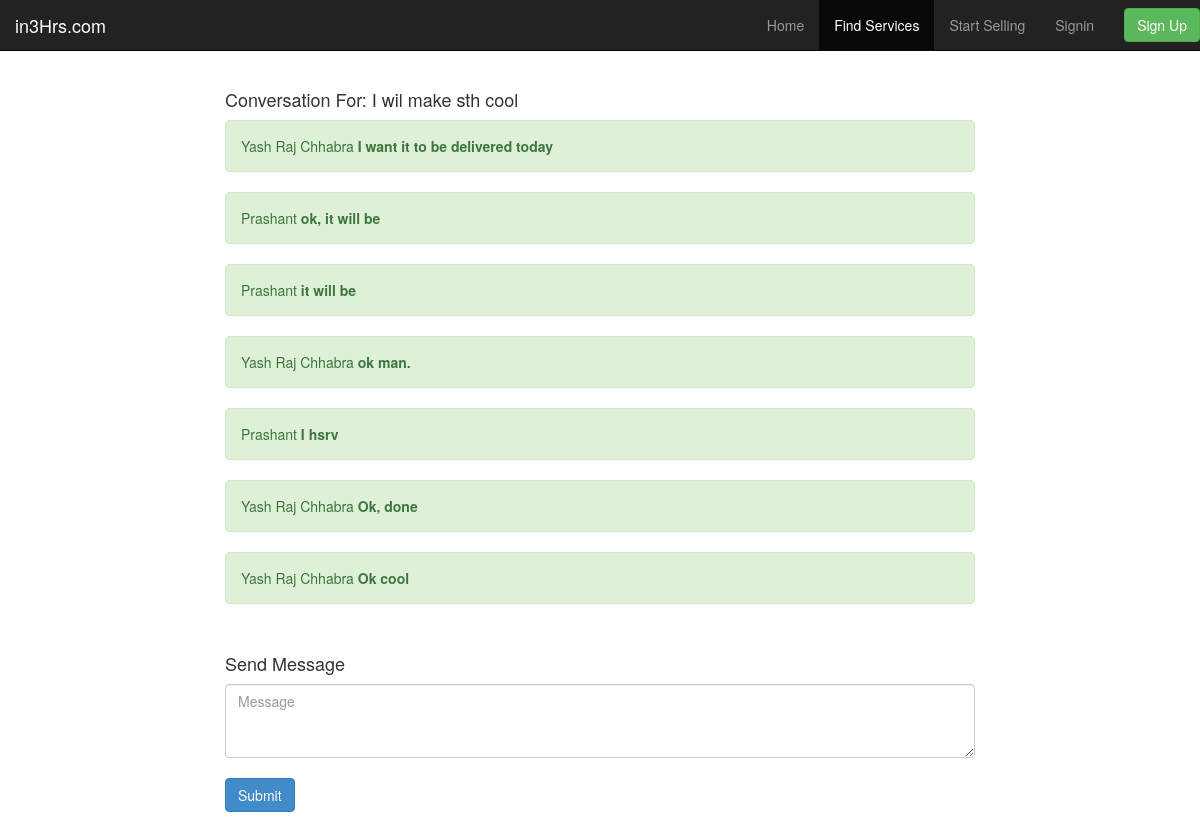
/public/message/index.php?t=2, run on the app's committed database.
### tables this page shows
CREATE TABLE IF NOT EXISTS `message` (
  `id` int(11) NOT NULL AUTO_INCREMENT,
  `thread` int(11) DEFAULT NULL,
  `user_id` int(11) DEFAULT NULL,
  `sender_id` int(11) DEFAULT NULL,
  `msg` text,
  `read_status` varchar(10) DEFAULT NULL,
  `timestamp` date DEFAULT NULL,
  PRIMARY KEY (`id`)
);

CREATE TABLE IF NOT EXISTS `thread` (
  `thread_id` int(11) NOT NULL AUTO_INCREMENT,
  `title` varchar(100) DEFAULT NULL,
  PRIMARY KEY (`thread_id`)
);

CREATE TABLE IF NOT EXISTS `user` (
  `user_id` int(20) NOT NULL AUTO_INCREMENT,
  `name` varchar(20) NOT NULL,
  `email` text NOT NULL,
  `pass` varchar(20) NOT NULL,
  `linkedin` varchar(20) NOT NULL,
  `about` text NOT NULL,
  `picture` text NOT NULL,
  `paypal` varchar(20) NOT NULL,
  PRIMARY KEY (`user_id`)
);

### public/models/message.php (called while the page is built, shortened)
<?php
	class message{
		public function get_message_by_thread($thread)
		{
			$con = create_connection();
			$sql_query = "SELECT * FROM message INNER JOIN thread ON thread.thread_id=message.thread WHERE message.thread='".$thread."' ORDER BY timestamp";
			$sql_result = mysqli_query($con,$sql_query) or die("Couldn't Execute Query");
			while ($row= mysqli_fetch_array($sql_result)){
				$data[]=array('userid'=>$row['user_id'],'title'=>$row['title'],'senderid'=>$row['sender_id'],'msg'=>$row['msg'],'thread'=>$row['thread'],'timestamp'=>$row['timestamp']);
				$reciever=$row['user_id'];
			}
		return ($data);
		}
	}
?>

### public/models/users.php (called while the page is built, shortened)
<?php
	class users{
		public function get_user_by_id($user_id){
			$con = create_connection();
			$sql_query=mysqli_query($con,"SELECT * FROM user WHERE user_id=$user_id") or die("query is wrong");
			$row2=mysqli_fetch_array($sql_query);
			$data[0]=$row2['name'];
			$data[1]=$row2['email'];
		    $data[2]=$row2['linkedin'];
		    $data[3]=$row2['about'];
		    $data[4]=$row2['picture'];
		    $data[5]=$row2['paypal'];
		    return($data);
		}
}
?>

### public/message/thread.html.php (the view, shortened to what this page needs)
<?php
$sender=new users; ?>
	<!DOCTYPE html>
<html lang="en">
  <head>
    <link href="../css/lib/bootstrap.css" rel="stylesheet">
  </head>
  <body>
  <nav class="navbar navbar-inverse navbar-fixed-top" role="navigation">
    <div class="container-fluid">
      <div class="navbar-header">
        <a class="navbar-brand" href="/v2/src/">in3Hrs.com</a>
      </div>
      <div class="collapse navbar-collapse" id="app-navbar-collapse">
        <ul class="nav navbar-nav navbar-right">
        <li><a href="index.php">Home</a></li>
        <li class="active"><a href="categories.php">Find Services</a></li>
        <li><a href="#">Start Selling</a></li>
        <li><a href="login.php">Signin</a></li>
        <li>
          <form class="navbar-form navbar-right" role="form" action="signup.php">
            <button type="submit" class="btn btn-success">Sign Up</button>
          </form>
        </li>
      </ul>
      </div>
    </div>
  </nav>
  <div class="container" style="margin-top:60px;">
    <div class="row">
      <div class="col-md-8 col-md-offset-2">
      <?php  $counting =0;
	foreach ($threaded as $thread){ ?>
		<h4><?php if($counting == 0) {echo "Conversation For: ".$thread['title']; $counting++ ;} ?></h4>
        <div class="alert alert-success">
        	<?php $data=$sender->get_user_by_id($thread['senderid']); echo $data[0]; ?>
            <strong><?php echo $thread['msg']; ?></strong><br />
        </div>
        <?php } ?>
        <br />
        <h4>Send Message</h4>
        <form action="." method="post">
          <textarea class="form-control" rows="3" placeholder="Message" name="msg"></textarea>
          <br />
          <input class="btn btn-primary" type="submit" name="sendmsg">
	</form>
      </div>
    </div>
  </div>
</body>
</html>

### public/message/index.php (shortened to what this page needs)
<?php
include('../models/users.php');
include('../models/message.php');
$message = new message();
if(isset($_GET['t']))
{
	$threadid=$_GET['t'];
	$threaded=$message->get_message_by_thread($threadid);
	include 'thread.html.php';
	exit();
}
?>

### data on the page
message: thread.title "I wil make sth cool", user.name "Yash Raj Chhabra", msg "I want it to be delivered today"
message: user.name "Prashant", msg "ok, it will be"
message: msg "it will be"
user: name "Prashant"
message: msg "ok man."
user: name "Yash Raj Chhabra"
message: msg "I hsrv"
message: msg "Ok, done"
message: msg "Ok cool"
